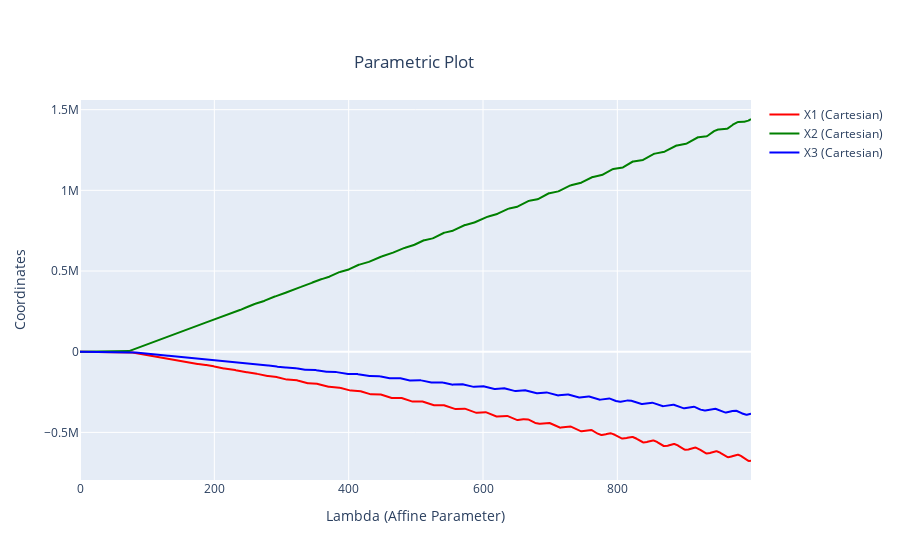

Source (notebook cell):
### Code cell
gpl.clear()
gpl.parametric_plot(geod, colors=("red", "green", "blue"))
gpl.show()

### Figure 1 — Plotly figure (JSON) as saved in the notebook; plotly's stock layout.template omitted (floating-point values rounded to 4 significant figures; data arrays with more than 128 entries replaced by an {"elided": "..."} marker saying what was removed)
{"data": [{"line": {"color": "red", "width": 2}, "mode": "lines", "name": "X1 (Cartesian)", "type": "scatter", "x": {"elided": "1000 int values"}, "y": {"elided": "1000 float values"}}, {"line": {"color": "green", "width": 2}, "mode": "lines", "name": "X2 (Cartesian)", "type": "scatter", "x": {"elided": "1000 int values"}, "y": {"elided": "1000 float values"}}, {"line": {"color": "blue", "width": 2}, "mode": "lines", "name": "X3 (Cartesian)", "type": "scatter", "x": {"elided": "1000 int values"}, "y": {"elided": "1000 float values"}}], "layout": {"title": {"text": "Parametric Plot", "x": 0.46, "xanchor": "center", "y": 0.9, "yanchor": "top"}, "xaxis": {"title": {"text": "Lambda (Affine Parameter)"}}, "yaxis": {"title": {"text": "Coordinates"}}}}
